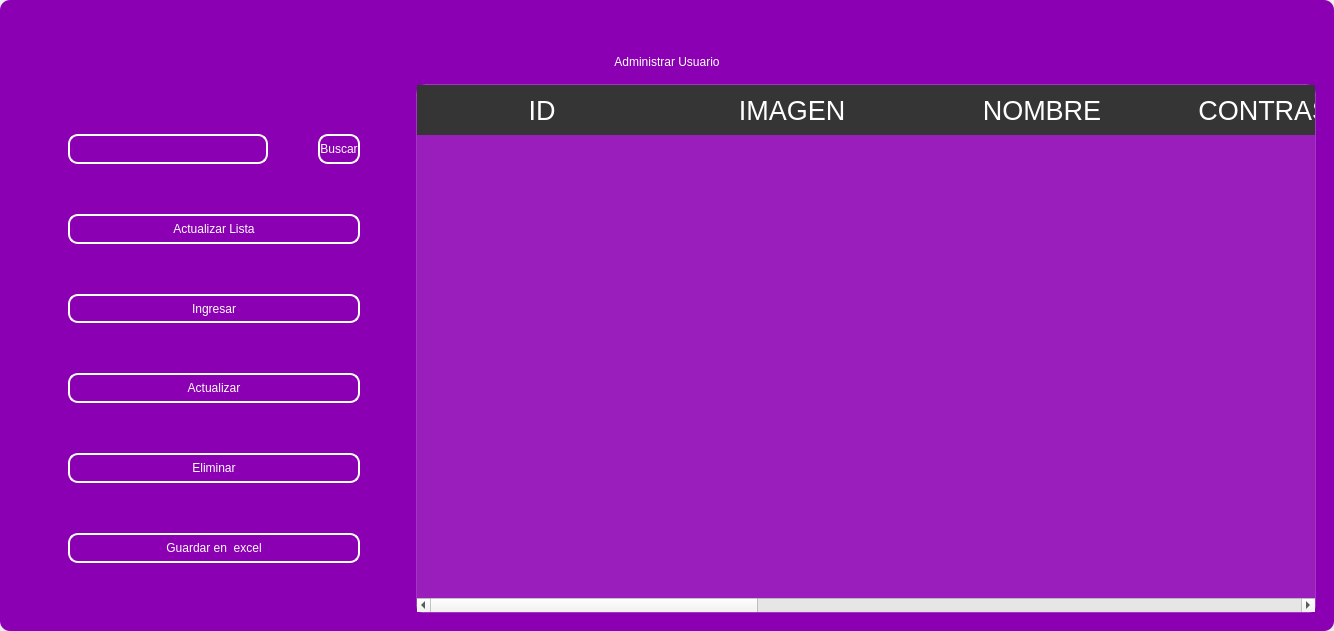
<?xml version="1.0" encoding="UTF-8"?>
<ui version="4.0">
 <class>MainWindow</class>
 <widget class="QMainWindow" name="MainWindow">
  <property name="geometry">
   <rect>
    <x>0</x>
    <y>0</y>
    <width>1303</width>
    <height>631</height>
   </rect>
  </property>
  <property name="windowTitle">
   <string>MainWindow</string>
  </property>
  <property name="styleSheet">
   <string notr="true"/>
  </property>
  <widget class="QWidget" name="centralwidget">
   <property name="styleSheet">
    <string notr="true"/>
   </property>
   <layout class="QVBoxLayout" name="verticalLayout">
    <property name="spacing">
     <number>0</number>
    </property>
    <property name="leftMargin">
     <number>0</number>
    </property>
    <property name="topMargin">
     <number>0</number>
    </property>
    <property name="rightMargin">
     <number>0</number>
    </property>
    <property name="bottomMargin">
     <number>0</number>
    </property>
    <item>
     <widget class="QFrame" name="frame">
      <property name="enabled">
       <bool>true</bool>
      </property>
      <property name="styleSheet">
       <string notr="true">
QFrame {
border-radius:10px;
background-color: rgb(140, 0, 179);
 }
</string>
      </property>
      <property name="frameShape">
       <enum>QFrame::StyledPanel</enum>
      </property>
      <property name="frameShadow">
       <enum>QFrame::Raised</enum>
      </property>
      <layout class="QVBoxLayout" name="verticalLayout_2">
       <item>
        <widget class="QFrame" name="frame_superior">
         <property name="minimumSize">
          <size>
           <width>0</width>
           <height>40</height>
          </size>
         </property>
         <property name="maximumSize">
          <size>
           <width>16777215</width>
           <height>40</height>
          </size>
         </property>
         <property name="styleSheet">
          <string notr="true">QPushButton{
border-radius:18px;
}

QPushButton:hover{
	background-color: rgb(0, 0, 0);
}
</string>
         </property>
         <property name="frameShape">
          <enum>QFrame::StyledPanel</enum>
         </property>
         <property name="frameShadow">
          <enum>QFrame::Raised</enum>
         </property>
         <layout class="QHBoxLayout" name="horizontalLayout_3">
          <property name="spacing">
           <number>4</number>
          </property>
          <property name="leftMargin">
           <number>0</number>
          </property>
          <property name="topMargin">
           <number>0</number>
          </property>
          <property name="rightMargin">
           <number>0</number>
          </property>
          <property name="bottomMargin">
           <number>0</number>
          </property>
          <item>
           <widget class="QPushButton" name="btn_icon">
            <property name="text">
             <string/>
            </property>
            <property name="iconSize">
             <size>
              <width>40</width>
              <height>40</height>
             </size>
            </property>
           </widget>
          </item>
          <item>
           <spacer name="horizontalSpacer_2">
            <property name="orientation">
             <enum>Qt::Horizontal</enum>
            </property>
            <property name="sizeHint" stdset="0">
             <size>
              <width>443</width>
              <height>20</height>
             </size>
            </property>
           </spacer>
          </item>
          <item>
           <widget class="QPushButton" name="btn_exit">
            <property name="minimumSize">
             <size>
              <width>38</width>
              <height>38</height>
             </size>
            </property>
            <property name="maximumSize">
             <size>
              <width>38</width>
              <height>38</height>
             </size>
            </property>
            <property name="cursor">
             <cursorShape>PointingHandCursor</cursorShape>
            </property>
            <property name="text">
             <string/>
            </property>
            <property name="iconSize">
             <size>
              <width>35</width>
              <height>35</height>
             </size>
            </property>
           </widget>
          </item>
          <item>
           <widget class="QPushButton" name="bt_minimizar">
            <property name="minimumSize">
             <size>
              <width>38</width>
              <height>38</height>
             </size>
            </property>
            <property name="maximumSize">
             <size>
              <width>38</width>
              <height>38</height>
             </size>
            </property>
            <property name="cursor">
             <cursorShape>PointingHandCursor</cursorShape>
            </property>
            <property name="text">
             <string/>
            </property>
            <property name="icon">
             <iconset>
              <normaloff>image/minus.svg</normaloff>image/minus.svg</iconset>
            </property>
            <property name="iconSize">
             <size>
              <width>38</width>
              <height>38</height>
             </size>
            </property>
           </widget>
          </item>
          <item>
           <widget class="QPushButton" name="bt_maximizar">
            <property name="minimumSize">
             <size>
              <width>38</width>
              <height>38</height>
             </size>
            </property>
            <property name="maximumSize">
             <size>
              <width>38</width>
              <height>38</height>
             </size>
            </property>
            <property name="cursor">
             <cursorShape>PointingHandCursor</cursorShape>
            </property>
            <property name="text">
             <string/>
            </property>
            <property name="icon">
             <iconset>
              <normaloff>image/chevron-up.svg</normaloff>image/chevron-up.svg</iconset>
            </property>
            <property name="iconSize">
             <size>
              <width>38</width>
              <height>38</height>
             </size>
            </property>
           </widget>
          </item>
          <item>
           <widget class="QPushButton" name="bt_restaurar">
            <property name="minimumSize">
             <size>
              <width>38</width>
              <height>38</height>
             </size>
            </property>
            <property name="maximumSize">
             <size>
              <width>38</width>
              <height>38</height>
             </size>
            </property>
            <property name="cursor">
             <cursorShape>PointingHandCursor</cursorShape>
            </property>
            <property name="text">
             <string/>
            </property>
            <property name="icon">
             <iconset>
              <normaloff>image/chevron-down.svg</normaloff>image/chevron-down.svg</iconset>
            </property>
            <property name="iconSize">
             <size>
              <width>38</width>
              <height>38</height>
             </size>
            </property>
           </widget>
          </item>
          <item>
           <widget class="QPushButton" name="bt_cerrar">
            <property name="minimumSize">
             <size>
              <width>38</width>
              <height>38</height>
             </size>
            </property>
            <property name="maximumSize">
             <size>
              <width>38</width>
              <height>38</height>
             </size>
            </property>
            <property name="cursor">
             <cursorShape>PointingHandCursor</cursorShape>
            </property>
            <property name="text">
             <string/>
            </property>
            <property name="icon">
             <iconset>
              <normaloff>image/x.svg</normaloff>image/x.svg</iconset>
            </property>
            <property name="iconSize">
             <size>
              <width>38</width>
              <height>38</height>
             </size>
            </property>
           </widget>
          </item>
         </layout>
        </widget>
       </item>
       <item>
        <widget class="QLabel" name="label">
         <property name="styleSheet">
          <string notr="true">font: 30pt &quot;MS Shell Dlg 2&quot;;
color: rgb(255, 255, 255);</string>
         </property>
         <property name="text">
          <string>Administrar Usuario</string>
         </property>
         <property name="alignment">
          <set>Qt::AlignCenter</set>
         </property>
        </widget>
       </item>
       <item>
        <widget class="QFrame" name="frame_3">
         <property name="frameShape">
          <enum>QFrame::StyledPanel</enum>
         </property>
         <property name="frameShadow">
          <enum>QFrame::Raised</enum>
         </property>
         <layout class="QHBoxLayout" name="horizontalLayout_4">
          <item>
           <layout class="QVBoxLayout" name="verticalLayout_4">
            <property name="spacing">
             <number>50</number>
            </property>
            <property name="leftMargin">
             <number>50</number>
            </property>
            <property name="topMargin">
             <number>50</number>
            </property>
            <property name="rightMargin">
             <number>50</number>
            </property>
            <property name="bottomMargin">
             <number>50</number>
            </property>
            <item>
             <layout class="QHBoxLayout" name="horizontalLayout">
              <item>
               <widget class="QLineEdit" name="searchtxt">
                <property name="minimumSize">
                 <size>
                  <width>200</width>
                  <height>30</height>
                 </size>
                </property>
                <property name="maximumSize">
                 <size>
                  <width>150</width>
                  <height>16777215</height>
                 </size>
                </property>
                <property name="styleSheet">
                 <string notr="true">QLabel {
	color: rgb(255, 255, 254);
	font: 12pt &quot;Arial&quot;;
	background-color: rgba(0, 0, 0,0);
}

QTextEdit{
background-color: rgba(0, 0, 0,0);
border-radius:10px; 
font: 12pt &quot;Arial&quot;;
color: rgb(255, 255, 254);
border: 2px solid  rgb(255, 255, 255);

}

QTextEdit:hover{
background-color: rgba(0, 0, 0,0);
border-radius:10px; 
font: 12pt &quot;Arial&quot;;
border: 2px solid  rgb(120, 0, 171);
}

QTextEdit:focus{
background-color: rgb(0, 0, 0);
border-radius:10px; 
font: 12pt &quot;Arial&quot;;
border: 2px solid rgb(120, 0, 171);
}

QLineEdit{
background-color: rgba(0, 0, 0,0);
border-radius:10px; 
font: 12pt &quot;Arial&quot;;
color: rgb(255, 255, 254);
border: 2px solid  rgb(255, 255, 255);

}

QLineEdit:hover{
background-color: rgba(0, 0, 0,0);
border-radius:10px; 
font: 12pt &quot;Arial&quot;;
border: 2px solid  rgb(120, 0, 171);
}

QLineEdit:focus{
background-color: rgb(0, 0, 0);
border-radius:10px; 
font: 12pt &quot;Arial&quot;;
border: 2px solid rgb(120, 0, 171);
}

QCheckBox{
	font: 12pt &quot;Arial&quot;;
	color: rgb(255, 255, 255);
}

QCheckBox::indicator {
    width: 18px;
    height:18px;
}

QCheckBox::indicator:unchecked {
   background-image: url(image/square.svg);
}

QCheckBox::indicator:checked {
   background-image: url(image/check-square.svg);
}

QPushButton{
border-radius:10px; 
font: 12pt &quot;Arial&quot;;
color: rgb(255, 255, 254);
border: 2px solid #ffffff;
}

QPushButton:hover{
border-radius:10px; 
font: 12pt &quot;Arial&quot;;
color: rgb(255, 255, 255);
border: 2px solid rgb(120, 0, 171);
	background-color: rgb(120, 0, 171);
}
</string>
                </property>
               </widget>
              </item>
              <item>
               <widget class="QPushButton" name="btn_search">
                <property name="minimumSize">
                 <size>
                  <width>0</width>
                  <height>15</height>
                 </size>
                </property>
                <property name="maximumSize">
                 <size>
                  <width>100</width>
                  <height>50</height>
                 </size>
                </property>
                <property name="cursor">
                 <cursorShape>PointingHandCursor</cursorShape>
                </property>
                <property name="styleSheet">
                 <string notr="true">QPushButton{
border-radius:10px; 
font: 12pt &quot;Arial&quot;;
color: rgb(255, 255, 254);
border: 2px solid #ffffff;
}

QPushButton:hover{
border-radius:10px; 
font: 12pt &quot;Arial&quot;;
color: rgb(255, 255, 255);
border: 2px solid rgb(120, 0, 171);
	background-color: rgb(120, 0, 171);
}</string>
                </property>
                <property name="text">
                 <string>Buscar</string>
                </property>
               </widget>
              </item>
             </layout>
            </item>
            <item>
             <widget class="QPushButton" name="btn_get">
              <property name="minimumSize">
               <size>
                <width>50</width>
                <height>0</height>
               </size>
              </property>
              <property name="maximumSize">
               <size>
                <width>300</width>
                <height>50</height>
               </size>
              </property>
              <property name="cursor">
               <cursorShape>PointingHandCursor</cursorShape>
              </property>
              <property name="styleSheet">
               <string notr="true">QPushButton{
border-radius:10px; 
font: 12pt &quot;Arial&quot;;
color: rgb(255, 255, 254);
border: 2px solid #ffffff;
}

QPushButton:hover{
border-radius:10px; 
font: 12pt &quot;Arial&quot;;
color: rgb(255, 255, 255);
border: 2px solid rgb(120, 0, 171);
	background-color: rgb(120, 0, 171);
}</string>
              </property>
              <property name="text">
               <string>Actualizar Lista</string>
              </property>
              <property name="iconSize">
               <size>
                <width>35</width>
                <height>35</height>
               </size>
              </property>
             </widget>
            </item>
            <item>
             <widget class="QPushButton" name="btn_add">
              <property name="maximumSize">
               <size>
                <width>300</width>
                <height>50</height>
               </size>
              </property>
              <property name="cursor">
               <cursorShape>PointingHandCursor</cursorShape>
              </property>
              <property name="styleSheet">
               <string notr="true">QPushButton{
border-radius:10px; 
font: 12pt &quot;Arial&quot;;
color: rgb(255, 255, 254);
border: 2px solid #ffffff;
}

QPushButton:hover{
border-radius:10px; 
font: 12pt &quot;Arial&quot;;
color: rgb(255, 255, 255);
border: 2px solid rgb(120, 0, 171);
	background-color: rgb(120, 0, 171);
}</string>
              </property>
              <property name="text">
               <string>Ingresar</string>
              </property>
              <property name="iconSize">
               <size>
                <width>35</width>
                <height>35</height>
               </size>
              </property>
             </widget>
            </item>
            <item>
             <widget class="QPushButton" name="btn_update">
              <property name="maximumSize">
               <size>
                <width>300</width>
                <height>50</height>
               </size>
              </property>
              <property name="cursor">
               <cursorShape>PointingHandCursor</cursorShape>
              </property>
              <property name="styleSheet">
               <string notr="true">QPushButton{
border-radius:10px; 
font: 12pt &quot;Arial&quot;;
color: rgb(255, 255, 254);
border: 2px solid #ffffff;
}

QPushButton:hover{
border-radius:10px; 
font: 12pt &quot;Arial&quot;;
color: rgb(255, 255, 255);
border: 2px solid rgb(120, 0, 171);
	background-color: rgb(120, 0, 171);
}</string>
              </property>
              <property name="text">
               <string>Actualizar</string>
              </property>
              <property name="iconSize">
               <size>
                <width>35</width>
                <height>35</height>
               </size>
              </property>
             </widget>
            </item>
            <item>
             <widget class="QPushButton" name="btn_delete">
              <property name="maximumSize">
               <size>
                <width>300</width>
                <height>50</height>
               </size>
              </property>
              <property name="cursor">
               <cursorShape>PointingHandCursor</cursorShape>
              </property>
              <property name="styleSheet">
               <string notr="true">QPushButton{
border-radius:10px; 
font: 12pt &quot;Arial&quot;;
color: rgb(255, 255, 254);
border: 2px solid #ffffff;
}

QPushButton:hover{
border-radius:10px; 
font: 12pt &quot;Arial&quot;;
color: rgb(255, 255, 255);
border: 2px solid rgb(120, 0, 171);
	background-color: rgb(120, 0, 171);
}</string>
              </property>
              <property name="text">
               <string>Eliminar</string>
              </property>
              <property name="iconSize">
               <size>
                <width>35</width>
                <height>35</height>
               </size>
              </property>
             </widget>
            </item>
            <item>
             <widget class="QPushButton" name="btn_excel">
              <property name="minimumSize">
               <size>
                <width>0</width>
                <height>0</height>
               </size>
              </property>
              <property name="maximumSize">
               <size>
                <width>300</width>
                <height>50</height>
               </size>
              </property>
              <property name="cursor">
               <cursorShape>PointingHandCursor</cursorShape>
              </property>
              <property name="styleSheet">
               <string notr="true">QPushButton{
border-radius:10px; 
font: 12pt &quot;Arial&quot;;
color: rgb(255, 255, 254);
border: 2px solid #ffffff;
}

QPushButton:hover{
border-radius:10px; 
font: 12pt &quot;Arial&quot;;
color: rgb(255, 255, 255);
border: 2px solid rgb(120, 0, 171);
	background-color: rgb(120, 0, 171);
}</string>
              </property>
              <property name="text">
               <string>Guardar en  excel</string>
              </property>
              <property name="iconSize">
               <size>
                <width>35</width>
                <height>35</height>
               </size>
              </property>
             </widget>
            </item>
           </layout>
          </item>
          <item>
           <widget class="QTableWidget" name="table_user">
            <property name="minimumSize">
             <size>
              <width>900</width>
              <height>0</height>
             </size>
            </property>
            <property name="maximumSize">
             <size>
              <width>700</width>
              <height>16777215</height>
             </size>
            </property>
            <property name="styleSheet">
             <string notr="true">QTableView {
	background-color: rgba(255, 255, 255, 30); 	
	border: 1px solid rgba(255,255,255,40);
	border-bottom-right-radius: 7px; 
	border-bottom-left-radius: 7px; 
	color: white;
	font: 15pt &quot;MS Shell Dlg 2&quot;;
}

QHeaderView::section {
background-color: rgb(53, 53, 53);
color: white;
border: none;
height: 50px;
font-size: 20pt;
}

QTableView::item {
    border-style: none;
    border-bottom: 1px solid rgba(255,255,255,50);
    padding-left: auto;
    padding-right: auto;
}

QTableView::item:selected{
	border: none;
	color: rgb(255, 255, 255);
    background-color: rgba(255, 255, 255, 50);
}
</string>
            </property>
            <property name="editTriggers">
             <set>QAbstractItemView::NoEditTriggers</set>
            </property>
            <attribute name="horizontalHeaderDefaultSectionSize">
             <number>250</number>
            </attribute>
            <column>
             <property name="text">
              <string>ID</string>
             </property>
            </column>
            <column>
             <property name="text">
              <string>IMAGEN</string>
             </property>
            </column>
            <column>
             <property name="text">
              <string>NOMBRE</string>
             </property>
            </column>
            <column>
             <property name="text">
              <string>CONTRASEÑA</string>
             </property>
            </column>
            <column>
             <property name="text">
              <string>CORREO</string>
             </property>
            </column>
            <column>
             <property name="text">
              <string>TEL.CONTACTO</string>
             </property>
            </column>
            <column>
             <property name="text">
              <string>DIRECCION</string>
             </property>
            </column>
            <column>
             <property name="text">
              <string>ROL</string>
             </property>
            </column>
           </widget>
          </item>
         </layout>
        </widget>
       </item>
      </layout>
     </widget>
    </item>
   </layout>
  </widget>
 </widget>
 <resources/>
 <connections/>
</ui>
